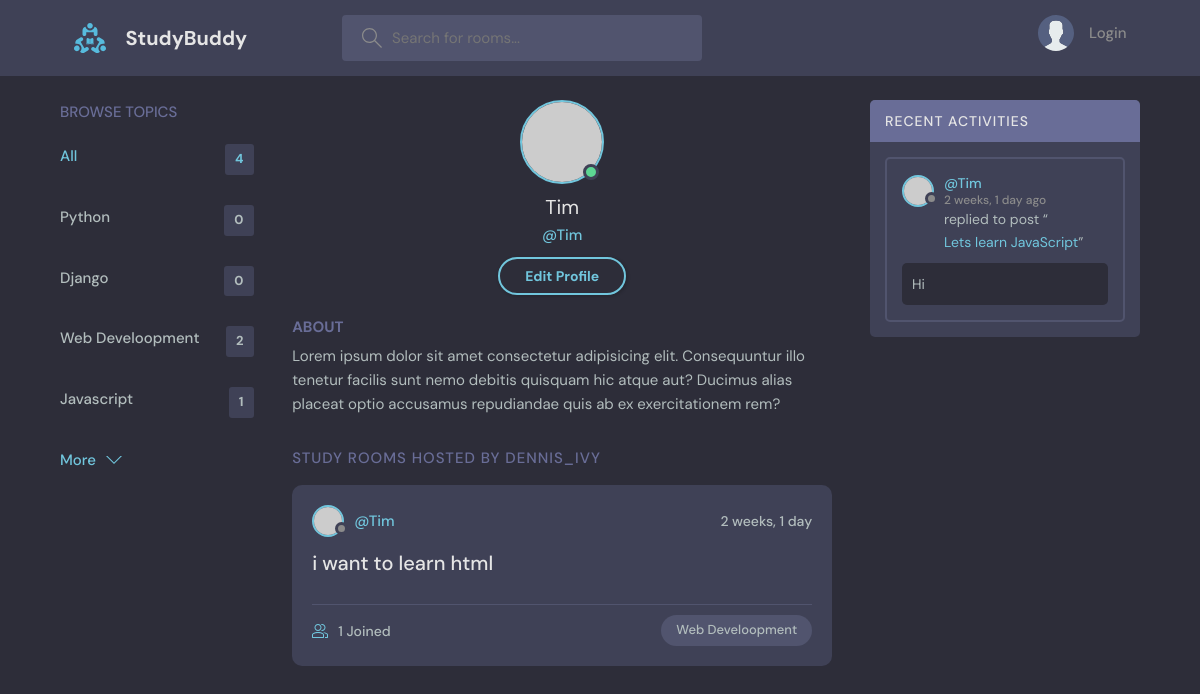
The app's page /profile/2/ with its own data.
### base/models.py (models this page shows, shortened)
class Topic(models.Model):
    name = models.CharField(max_length = 200)

class Room(models.Model):
    host = models.ForeignKey(User, on_delete = models.SET_NULL, null = True)  #when user deleted set to null
    topic = models.ForeignKey(Topic , on_delete = models.SET_NULL, null = True) #when topic deleted set to null
    name = models.CharField(max_length = 200)
    description = models.TextField(null = True, blank = True )
    participants = models.ManyToManyField(User, related_name = 'participants',blank = True)
    updated = models.DateTimeField(auto_now = True) #whenever updated it will change to curr time
    create = models.DateTimeField(auto_now_add = True) #when created will set to curr time and not update
    class Meta:
        ordering = ['-updated', '-create']
    def __str__(self):
        return self.name

class Message(models.Model):
    user = models.ForeignKey(User, on_delete = models.CASCADE)  #on deleting user delete messagess
    room = models.ForeignKey(Room, on_delete = models.CASCADE)  #on deleting room delete messages
    body = models.TextField()
    updated = models.DateTimeField(auto_now = True)
    create = models.DateTimeField(auto_now_add = True)
    class Meta:
        ordering = ['-updated', '-create']

### base/views.py (the view)
# urls.py: path('profile/<str:pk>/', views.UserProfile, name = 'user-profile'),
def UserProfile(request, pk):
    user = User.objects.get(id = pk)
    room = user.room_set.all()
    room_messages = user.message_set.all()
    topics = Topic.objects.all()
    context = {'user': user, 'rooms': room, 'room_messages': room_messages, 'topics': topics}
    return render(request, 'base/profile.html', context)

### base/templates/base/profile.html
{% extends 'main.html' %}
{% block content %}
  <main class="profile-page layout layout--3">
    <div class="container">
      {% include 'base/topics_component.html' %}
      <div class="roomList">
        <div class="profile">
          <div class="profile__avatar">
            <div class="avatar avatar--large active">
              <img src="https://randomuser.me/api/portraits/men/11.jpg" />
            </div>
          </div>
          <div class="profile__info">
            <h3>{{user.username}}</h3>
            <p>@{{user.username}}</p>
            <a href="edit-user.html" class="btn btn--main btn--pill">Edit Profile</a>
          </div>
          <div class="profile__about">
            <h3>About</h3>
            <p>
              Lorem ipsum dolor sit amet consectetur adipisicing elit. Consequuntur illo tenetur
              facilis sunt nemo debitis quisquam hic atque aut? Ducimus alias placeat optio
              accusamus repudiandae quis ab ex exercitationem rem?
            </p>
          </div>
        </div>
        <div class="roomList__header">
          <div>
            <h2>Study Rooms Hosted by dennis_ivy</a>
            </h2>
          </div>
        </div>
        {% include 'base/feed_component.html' %}
      </div>
      {% include 'base/activity_component.html' %}
    </div>
  </main>
  {% endblock content %}

### base/templates/base/topics_component.html
<div class="topics">
          <div class="topics__header">
            <h2>Browse Topics</h2>
          </div>
          <ul class="topics__list">
            <li>
              <a href="{% url 'home' %}" class="active">All <span>{{topics.count}}</span></a>
            </li>
            {% for topic in topics %}
            <li>
              <a href="{% url 'home' %}?q={{topic.name}}">{{topic.name}} <span>{{topic.room_set.all.count}}</span></a>
            </li>
            {% endfor %}
          </ul>
          <a class="btn btn--link" href="topics.html">
            More
            <svg version="1.1" xmlns="http://www.w3.org/2000/svg" width="32" height="32" viewBox="0 0 32 32">
              <title>chevron-down</title>
              <path d="M16 21l-13-13h-3l16 16 16-16h-3l-13 13z"></path>
            </svg>
          </a>
        </div>

### base/templates/base/feed_component.html (shortened to what this page needs)
{% for room in rooms %}
<div class="roomListRoom">
            <div class="roomListRoom__header">
              <a href="{% url 'user-profile' room.host.id %}" class="roomListRoom__author">
                <div class="avatar avatar--small">
                  <img src="https://randomuser.me/api/portraits/women/11.jpg" />
                </div>
                <span>@{{room.host.username}}</span>
              </a>
              <div class="roomListRoom__actions">
                <span>{{room.create|timesince}}</span>
              </div>
            </div>
            <div class="roomListRoom__content">
              <a href="{% url 'room' room.id %}">{{room.name}}</a>
            </div>
            <div class="roomListRoom__meta">
              <a href="{% url 'room' room.id %}" class="roomListRoom__joined">
                {{room.participants.all.count}} Joined
              </a>
              <p class="roomListRoom__topic">{{room.topic.name}}</p>
            </div>
</div>
{% endfor %}

### base/templates/base/activity_component.html (shortened to what this page needs)
<div class="activities">
          <div class="activities__header">
            <h2>Recent Activities</h2>
          </div>
          {% for message in room_messages %}
          <div class="activities__box">
            <div class="activities__boxHeader roomListRoom__header">
              <a href="{% url 'user-profile' message.user.id %}" class="roomListRoom__author">
                <div class="avatar avatar--small">
                  <img src="https://randomuser.me/api/portraits/women/11.jpg" />
                </div>
                <p>
                  @{{message.user}}
                  <span>{{message.create|timesince}} ago</span>
                </p>
              </a>
            </div>
            <div class="activities__boxContent">
              <p>replied to post “<a href="{% url 'room' message.room.id %}">{{message.room}}</a>”</p>
              <div class="activities__boxRoomContent">
                {{message.body}}
              </div>
            </div>
          </div>
          {% endfor %}
</div>

### records on screen
Topic: name "Python", room_set.all.count "0"
Topic: name "Django", room_set.all.count "0"
Topic: name "Web Develoopment", room_set.all.count "2"
Topic: name "Javascript", room_set.all.count "1"
Room: host.username "Tim", create "2 weeks, 1 day", name "i want to learn html", participants.all.count "1", topic.name "Web Develoopment"
Message: user "Tim", create "2 weeks, 1 day", room "Lets learn JavaScript", body "Hi"

### other values on screen
{{ topics.count }} "4"
{{ user.username }} "Tim"
